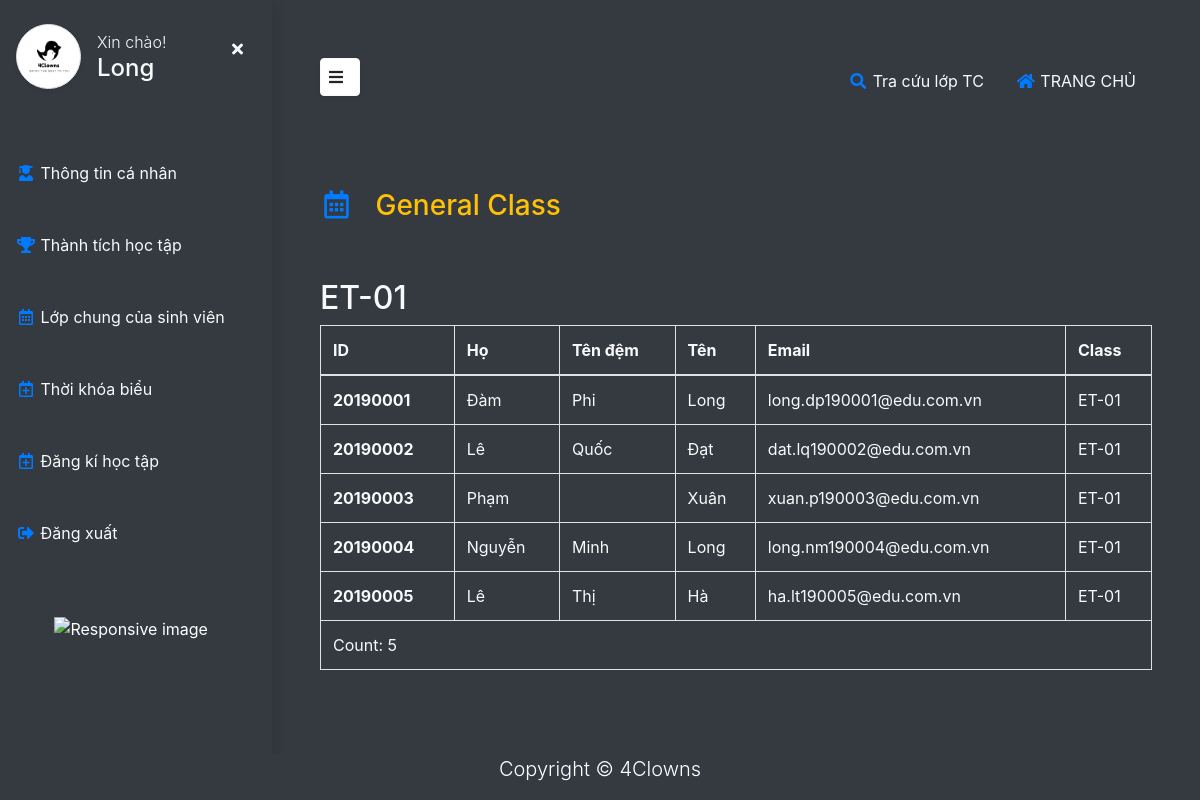
The app's page /student/genaral-class (signed in) with its own data.
### management/models.py (models this page shows, shortened)
class lop_chung(models.Model):
    name = CharField(_('Tên lớp'), max_length=15)
    vien = models.ForeignKey("management.vien_dao_tao", on_delete=models.CASCADE, verbose_name="Viện quản lý",related_name='cac_lop_thuoc_vien')
    giao_vien = models.ForeignKey("users.Teacher",verbose_name="Giáo viên quản lý", on_delete=models.CASCADE, related_name="cac_lop_quan_ly", null=True, blank=True)
    khoa = models.ForeignKey("management.khoa", on_delete=CASCADE, related_name='lop_cung_khoa', blank=True, null=True, verbose_name="Khóa")
    class Meta:
        verbose_name = "5. Lớp chung"
        verbose_name_plural = '5. Lớp chung'
        unique_together = ('name', 'khoa')

### users/models.py (models this page shows, shortened)
class User(AbstractBaseUser, PermissionsMixin):
    class Genders(models.TextChoices):
        MALE = "MALE", "Male"
        FEMALE = "FEMALE", "Female"
    avatar = models.ImageField(_("Ảnh đại diện"), upload_to="Avatar", blank=True, null=True)
    email = models.EmailField(_("Email"),max_length=50, unique=True, blank=True)
    firstname = models.CharField(_("Tên"),max_length=20,  blank=False, null=True)
    surname = models.CharField(_("Tên đệm"),max_length=20, null=True, blank=True)
    lastname = models.CharField(_("Họ"),max_length=20, null=True, blank=True)
    date_of_birth = models.DateField(_("Ngày sinh"), blank=True, null=True, )
    phone = models.CharField(_("Số điện thoại"), max_length=15, blank=True, null=True)
    is_superuser = models.BooleanField(default=False)
    is_active = models.BooleanField(default=True)
    last_login = models.DateTimeField(auto_now_add=True)
    date_joined = models.DateTimeField(auto_now_add=True)
    role = models.BooleanField(null=True, blank=True)
    gender = models.CharField(
        _("Gender"), max_length=50, choices=Genders.choices, default=Genders.MALE
    )
    objects = UserManager()
    USERNAME_FIELD = 'email'
    REQUIRED_FIELDS = []

class Student(User):
    year_start = models.IntegerField(_("Năm vào trường"), default=datetime.datetime.now().year)
    vien = models.ForeignKey(vien_dao_tao, verbose_name="Viện", on_delete=models.CASCADE, null=True, blank=True)
    lop_chung = models.ForeignKey(lop_chung,verbose_name="Lớp chung", on_delete=models.CASCADE, related_name="sinh_vien", null=True, blank=True)
    code = models.CharField(_("Mã số sinh viên"), max_length=8, blank=True, unique=True)
    khoa = models.ForeignKey(khoa, verbose_name="Khóa" , max_length=3, blank=True, on_delete=CASCADE, null=True)
    lop_tin_chi_dang_ki = models.ManyToManyField('student.lop_tin_chi_detail', verbose_name="Lớp tín chỉ đăng kí", related_name='sinh_vien_trong_lop_tin_chi')
    class Meta:
        verbose_name = "Sinh viên"
        verbose_name_plural = 'Sinh viên'

class User(AbstractBaseUser, PermissionsMixin):
    class Genders(models.TextChoices):
        MALE = "MALE", "Male"
        FEMALE = "FEMALE", "Female"
    avatar = models.ImageField(_("Ảnh đại diện"), upload_to="Avatar", blank=True, null=True)
    email = models.EmailField(_("Email"),max_length=50, unique=True, blank=True)
    firstname = models.CharField(_("Tên"),max_length=20,  blank=False, null=True)
    surname = models.CharField(_("Tên đệm"),max_length=20, null=True, blank=True)
    lastname = models.CharField(_("Họ"),max_length=20, null=True, blank=True)
    date_of_birth = models.DateField(_("Ngày sinh"), blank=True, null=True, )
    phone = models.CharField(_("Số điện thoại"), max_length=15, blank=True, null=True)
    is_superuser = models.BooleanField(default=False)
    is_active = models.BooleanField(default=True)
    last_login = models.DateTimeField(auto_now_add=True)
    date_joined = models.DateTimeField(auto_now_add=True)
    role = models.BooleanField(null=True, blank=True)
    gender = models.CharField(
        _("Gender"), max_length=50, choices=Genders.choices, default=Genders.MALE
    )
    objects = UserManager()
    USERNAME_FIELD = 'email'
    REQUIRED_FIELDS = []

### student/views.py (the view)
# urls.py: path('genaral-class', views.genaral_class, name='genaral_class'),
def genaral_class(request):
    student = Student.objects.get(user_ptr=request.user)
    genaralClass = get_object_or_404(lop_chung, pk=student.lop_chung_id)
    studentList = get_list_or_404(Student, lop_chung_id = student.lop_chung_id)
    return render(request, "student/genaralClass.html", {
        "studentList": studentList,
        "genaralClass": genaralClass,
    })

### templates/student/genaralClass.html
{% extends "base.html" %}
{% load static %}
{% block content %}
{% if request.user.role == 0 %}
<div class="page-content p-5 position-relative" id="content">
      <div class="row mt-4">
        <h3 class="text-warning">
          <i class="far fa-calendar-alt me-1 text-primary fa-fw" style="width: 2.25em;"></i>
          General Class
        </h3>
        <div class="col-lg-12 mt-5">
          <h2 class="text-light">
            {{genaralClass.name}}
          </h2>
          <div class="row">
            <div class="col-lg-12">
              <div class="table-responsive">
                <table class="table table-bordered text-light ">
                  <thead>
                    <tr>
                      <th scope="col">ID</th>
                      <th scope="col">Họ</th>
                      <th scope="col">Tên đệm</th>
                      <th scope="col">Tên</th>
                      <th scope="col">Email</th>
                      <th scope="col">Class</th>
                    </tr>
                  </thead>
                  <tbody>
                      {% for student in studentList %}
                    <tr>
                      <th scope="row">{{student.code}}</th>
                      <td>{{student.lastname}}</td>
                      <td>{{student.surname}}</td>
                      <td>{{student.firstname}}</td>
                      <td>{{student.email}}</td>
                      <td>{{genaralClass.name}}</td>
                    </tr>
                    {% endfor %}
                    <td colspan="6">Count: {{ studentList|length }}</td>
                  </tbody>
              </table>
              </div>
             </div>
      </div>
    </div>
    </div>
</div>
{% include 'student/student_base.html' %}
{% endif %}
{% endblock %}

### templates/student/student_base.html
{% load static %}
<div class="vertical-nav bg-dark" id="sidebar">
    <div class="py-4 px-3 mb-4 bg-dark">
        <div class="media d-flex align-items-center"><img src="{% static 'logo/logo.jpg' %}" alt="..." width="65" class="mr-3 rounded-circle img-thumbnail shadow-sm">
            <div class="media-body">
                <button class="d-md-block d-sm-none float-right text-light btn btn-outline-none"  id="sidebarCollapse-small" type="button"><i class="fas fa-times"></i></button>
                <p class="font-weight-light text-light mb-0">Xin chào!</p>
                <h4 class="m-0 text-light">{{ request.user.firstname }}</h4>
            </div>
        </div>
    </div>
    <ul class="nav flex-column bg-dark mb-0">
        <li class="nav-item">
            <a href="{% url 'info' %}" class="nav-link text-light">
                <i class="fas fa-user-graduate me-1 text-primary fa-fw"></i>
                Thông tin cá nhân
            </a>
        </li>
        <li class="nav-item">
            <a href="{% url 'ket_qua_hoc_tap' %}" class="nav-link text-light">
                <i class="fas fa-trophy me-1 text-primary fa-fw"></i>
                Thành tích học tập
            </a>
        </li>
        <li class="nav-item">
            <a href="{% url 'genaral_class' %}" class="nav-link text-light">
                <i class="far fa-calendar-alt me-1 text-primary fa-fw"></i>
                Lớp chung của sinh viên
            </a>
        </li>
        <li class="nav-item">
            <a href="{% url 'student_timetable' %}" class="nav-link text-light">
                <i class="far fa-calendar-plus me-1 text-primary fa-fw"></i>
                Thời khóa biểu
            </a>
        </li>
        <li class="nav-item">
            <a href="{% url 'dang_ki_hoc_tap' %}" class="nav-link text-light">
                <i class="far fa-calendar-plus me-1 text-primary fa-fw"></i>
                Đăng kí học tập
            </a>
        </li>
        <li class="nav-item">
            <a href="{% url 'logout' %}" class="nav-link text-light">
                <i class="fas fa-sign-out-alt me-1 text-primary fa-fw"></i>
                Đăng xuất
            </a>
        </li>
    </ul>
    <p class="text-light font-weight-bold text-uppercase px-3 small py-4 mb-0"></p>
    <div class="nav flex-column bg-dark mb-0 align-content-center">
        <img src="{% static '/logo/Clip_Dancer_transparent_by_Icons8.gif' %}" class="img-fluid" alt="Responsive image" width="60%">
    </div>
    </div>

### static/css/custom.css (style rules this page uses)
html { min-height: 100%; position: relative !important; }
body { overflow-x: hidden; color: #ffffff; min-height: 100vh; }
body::before { display: block; content: ''; height: 45px; }

### static/css/student.css (style rules this page uses)
body { min-height: 100vh; overflow-x: hidden; }
.text-uppercase { letter-spacing: 0.1em; }
.vertical-nav { min-width: 17rem; width: 17rem; min-height: 100%; position: fixed; top: 0; left: 0; box-shadow: 3px 3px 10px rgba(0, 0, 0, 0.1); transition: all 0.4s; }
.nav-link { padding: 1.5rem 1rem !important; }
.page-content { width: calc(100% - 17rem); margin-left: 17rem; transition: all 0.4s; }

### records on screen
lop_chung: name "ET-01"
Student: code "20190001", lastname "Đàm", surname "Phi", firstname "Long", email "long.dp190001@edu.com.vn"
Student: code "20190002", lastname "Lê", surname "Quốc", firstname "Đạt", email "dat.lq190002@edu.com.vn"
Student: code "20190003", lastname "Phạm", firstname "Xuân", email "xuan.p190003@edu.com.vn"
Student: code "20190004", lastname "Nguyễn", surname "Minh", firstname "Long", email "long.nm190004@edu.com.vn"
Student: code "20190005", lastname "Lê", surname "Thị", firstname "Hà", email "ha.lt190005@edu.com.vn"
User: user.firstname "Long"

### other values on screen
{{ studentList|length }} "5"
